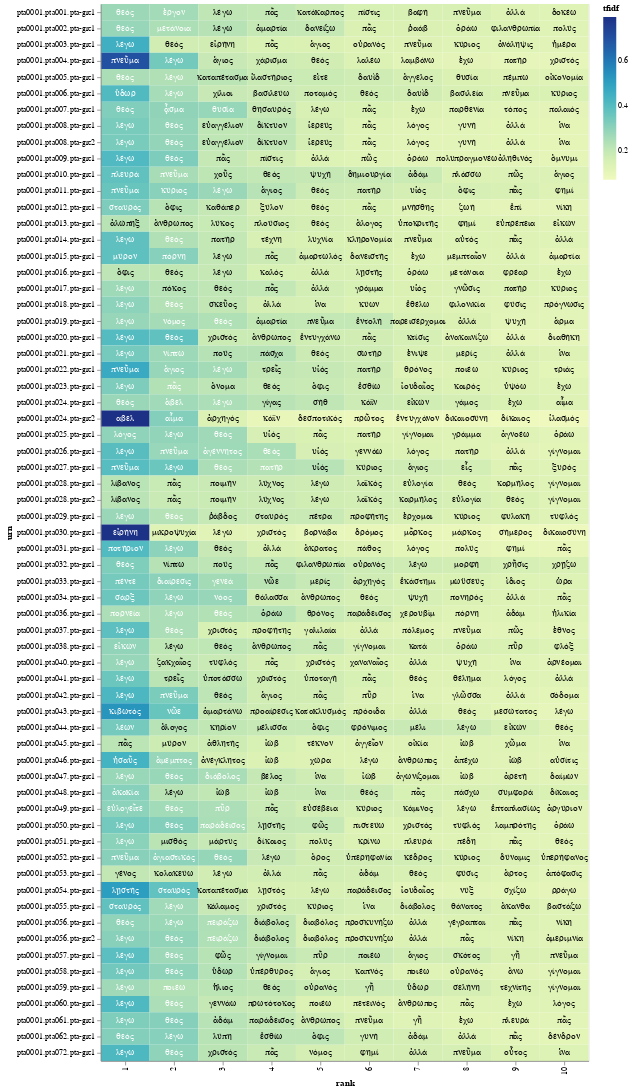

Notebook cell for this chart:
### Markdown cell above
### Visualizations

#### per text

### Code cell
# Visualize
import altair as alt
import numpy as np
# Code by https://github.com/emonson from https://melaniewalsh.github.io/Intro-Cultural-Analytics/05-Text-Analysis/03-TF-IDF-Scikit-Learn.html
# Terms in this list will get a red dot in the visualization
term_list = ['θεός', 'Χριστός', 'πνεῦμα']

# adding a little randomness to break ties in term ranking
top_tfidf_plusRand = top_tfidf.copy()
top_tfidf_plusRand['tfidf'] = top_tfidf_plusRand['tfidf'] + np.random.rand(top_tfidf.shape[0])*0.0001

# base for all visualizations, with rank calculation
base = alt.Chart(top_tfidf_plusRand).encode(
    x = 'rank:O',
    y = 'urn:N'
).transform_window(
    rank = "rank()",
    sort = [alt.SortField("tfidf", order="descending")],
    groupby = ["urn"],
)

# heatmap specification
heatmap = base.mark_rect().encode(
    color = 'tfidf:Q'
)

# red circle over terms in above list
circle = base.mark_circle(size=100).encode(
    color = alt.condition(
        alt.FieldOneOfPredicate(field='term', oneOf=term_list),
        alt.value('red'),
        alt.value('#FFFFFF00')        
    )
)

# text labels, white for darker heatmap colors
text = base.mark_text(baseline='middle').encode(
    text = 'term:N',
    color = alt.condition(alt.datum.tfidf >= 0.23, alt.value('white'), alt.value('black'))
)

# display the three superimposed visualizations
(heatmap + circle + text).properties(width = 600)

### Figure 1 — Vega-Lite specification as saved in the notebook (floating-point values rounded to 4 significant figures; data arrays with more than 128 entries replaced by an {"elided": "..."} marker saying what was removed)
{"config": {"view": {"continuousWidth": 300, "continuousHeight": 300}}, "layer": [{"mark": {"type": "rect"}, "encoding": {"color": {"field": "tfidf", "type": "quantitative"}, "x": {"field": "rank", "type": "ordinal"}, "y": {"field": "urn", "type": "nominal"}}, "transform": [{"window": [{"op": "rank", "field": "", "as": "rank"}], "groupby": ["urn"], "sort": [{"field": "tfidf", "order": "descending"}]}]}, {"mark": {"type": "circle", "size": 100}, "encoding": {"color": {"condition": {"test": {"field": "term", "oneOf": ["war", "peace"]}, "value": "red"}, "value": "#FFFFFF00"}, "x": {"field": "rank", "type": "ordinal"}, "y": {"field": "urn", "type": "nominal"}}, "transform": [{"window": [{"op": "rank", "field": "", "as": "rank"}], "groupby": ["urn"], "sort": [{"field": "tfidf", "order": "descending"}]}]}, {"mark": {"type": "text", "baseline": "middle"}, "encoding": {"color": {"condition": {"test": "(datum.tfidf >= 0.23)", "value": "white"}, "value": "black"}, "text": {"field": "term", "type": "nominal"}, "x": {"field": "rank", "type": "ordinal"}, "y": {"field": "urn", "type": "nominal"}}, "transform": [{"window": [{"op": "rank", "field": "", "as": "rank"}], "groupby": ["urn"], "sort": [{"field": "tfidf", "order": "descending"}]}]}], "data": {"name": "data-a2e5d5957d0e15b46e3a689ab682eef3"}, "width": 600, "$schema": "https://vega.github.io/schema/vega-lite/v5.20.1.json", "datasets": {"data-a2e5d5957d0e15b46e3a689ab682eef3": {"elided": "650 records"}}}
